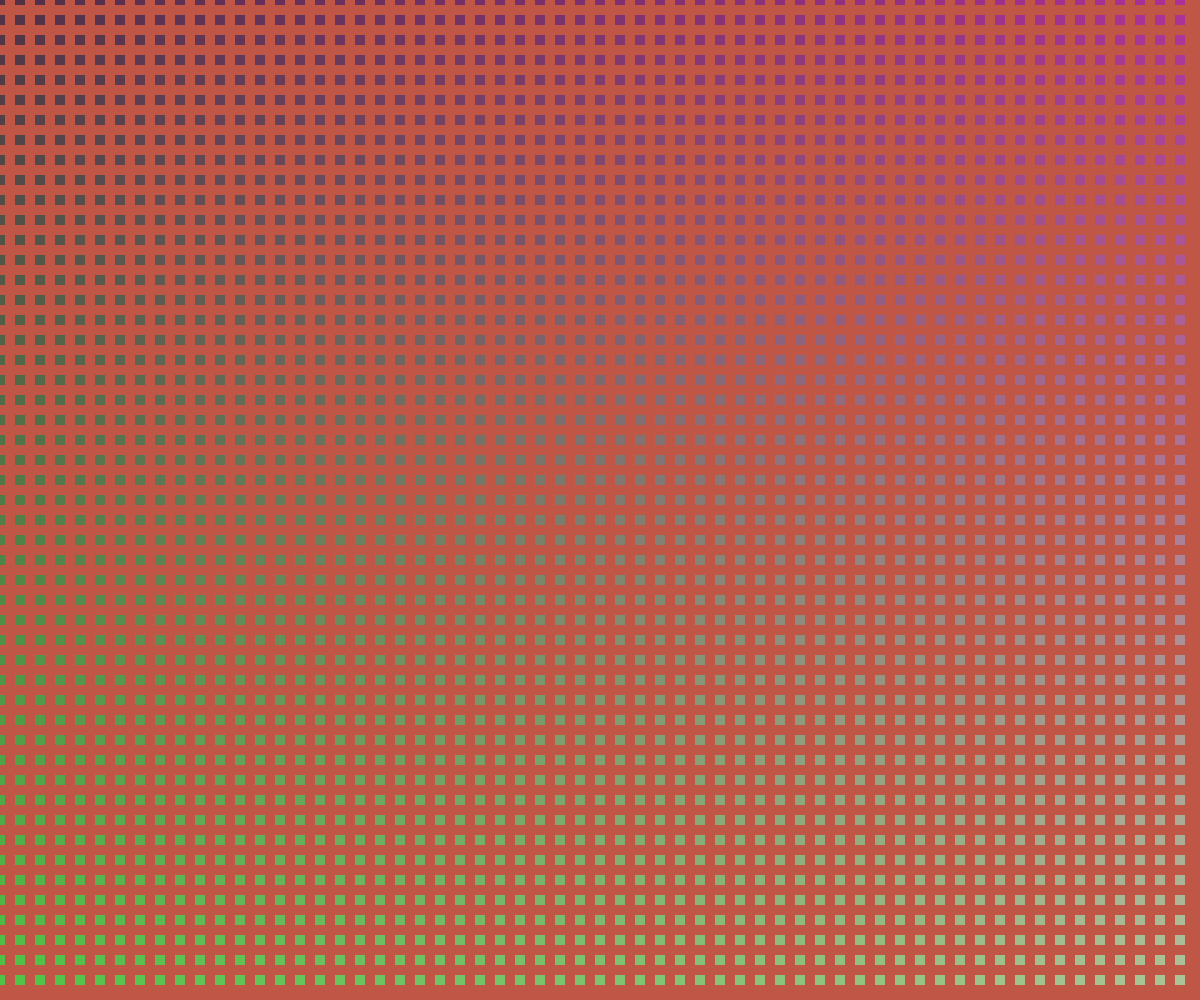
Frame 1 (no input)
Frame 60 (no input): identical to frame 1, image omitted
Frame 120 (the mouse pressed at the canvas centre since frame 60): identical to frame 1, image omitted

The p5.js sketch that drew this single still picture (run headless with seeded random() and noise() and a simulated clock; from frame 60 on, the mouse is pressed at the canvas centre):

// p5.js sketch
// ── sketch.js
  let state = 0;

function setup() {
  createCanvas(windowWidth, windowHeight);
  noStroke();


}

function draw() {
  time = millis();
  rectMode(CENTER);

  switch (state) {

    case 0:
      background('#C05746');
      for (var xPos = 0; xPos < windowWidth; xPos++) {
        for (var yPos = 0; yPos < windowHeight; yPos++) {
          if (yPos%20===0 && xPos%20===0) {
            push();
            fill(map(xPos,0,windowWidth,80,173,false),map(yPos,0,windowHeight,48,198,false),map(xPos,0,windowWidth,71,152,false));
            rect(xPos,yPos,10,10);
            pop();
          }
        }
      }
    break;

    case 1:
      background('#292F36');
      for (var xPos = 0; xPos < windowWidth; xPos++) {
        for (var yPos = 0; yPos < windowHeight; yPos++) {
          if (yPos%40===0 && xPos%40===0) {
            push();
            fill(map(xPos,0,windowWidth,78,255,false),map(xPos,0,windowWidth,107,205,false),map(yPos,0,windowHeight,107,196,false));
            circle(xPos,yPos,10);
            pop();
          }
        }
      }
    break;

    case 2:
      background('#403233');
      for (var xPos = 0; xPos < windowWidth; xPos++) {
        for (var yPos = 0; yPos < windowHeight; yPos++) {
          if (yPos%40===0 && xPos%40===0) {
            push();
            fill(map(xPos,0,windowWidth,152,241,false),map(xPos,0,windowWidth,154,217,false),map(yPos,0,windowHeight,62,194,false));
            quad(xPos+10,yPos,xPos,yPos-10,xPos-10,yPos,xPos,yPos+10);
            pop();
          }
        }
      }
    break;

    case 3:
      background('#D6FFB7');
      for (var xPos = 0; xPos < windowWidth; xPos++) {
        for (var yPos = 0; yPos < windowHeight; yPos++) {
          if (yPos%40===0 && xPos%40===0) {
            push();
            fill(map(xPos,0,windowWidth,122,236,false),map(xPos,0,windowWidth,11,231,false),map(yPos,0,windowHeight,67,199,false));
            triangle(xPos+10,yPos+10,xPos+10,yPos-10,xPos-10,yPos-10);
            pop();
          }
        }
      }
    break;

    case 4:
      background('#DBD5B5');
      for (var xPos = 0; xPos < windowWidth; xPos++) {
        for (var yPos = 0; yPos < windowHeight; yPos++) {
          if (yPos%40===0 && xPos%40===0) {
            push();
            fill(map(xPos,0,windowWidth,43,252,false),map(xPos,0,windowWidth,158,171,false),map(yPos,0,windowHeight,16,179,false));
            triangle(xPos+10,yPos+10,xPos+10,yPos-10,xPos-10,yPos+10);
            pop();
          }
        }
      }
    break;
  }
}
function mouseReleased() {
    state++;
    if (state>4) {
      state =0;
    }
    print('state');
}
